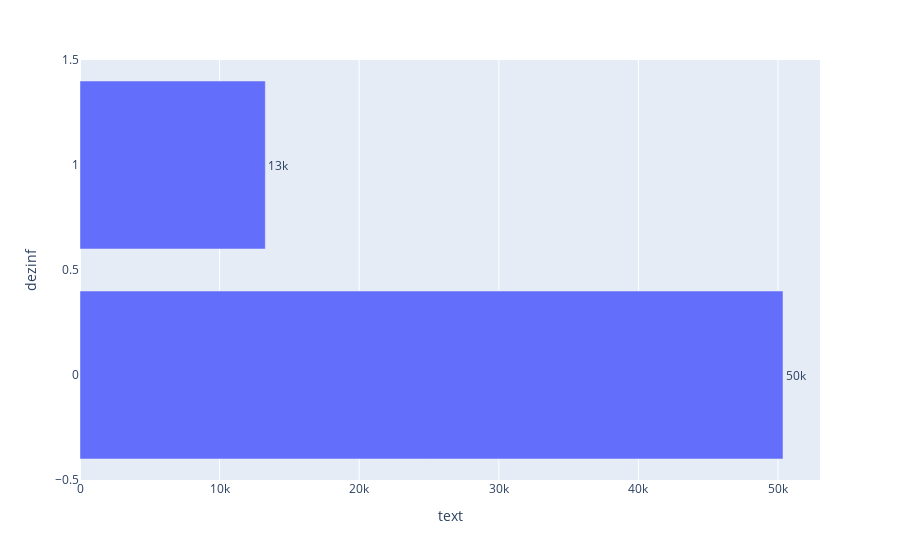

The code cell stored with this chart in its notebook:
### Code cell
fig = px.bar(df_count_2, x="text", y="dezinf", text="text", orientation='h')
fig.update_traces(texttemplate='%{text:.2s}', textposition='outside')
fig.update_layout(uniformtext_minsize=8, uniformtext_mode='hide')
fig.show()

### Figure 1 — Plotly figure (JSON) as saved in the notebook; plotly's stock layout.template omitted (floating-point values rounded to 4 significant figures)
{"data": [{"alignmentgroup": "True", "hovertemplate": "text=%{text}<br>dezinf=%{y}<extra></extra>", "legendgroup": "", "marker": {"color": "#636efa"}, "name": "", "offsetgroup": "", "orientation": "h", "showlegend": false, "text": [13276, 50358], "textposition": "outside", "texttemplate": "%{text:.2s}", "type": "bar", "x": [13276, 50358], "xaxis": "x", "y": [1, 0], "yaxis": "y"}], "layout": {"barmode": "relative", "legend": {"tracegroupgap": 0}, "margin": {"t": 60}, "uniformtext": {"minsize": 8, "mode": "hide"}, "xaxis": {"anchor": "y", "domain": [0, 1], "title": {"text": "text"}}, "yaxis": {"anchor": "x", "domain": [0, 1], "title": {"text": "dezinf"}}}}
